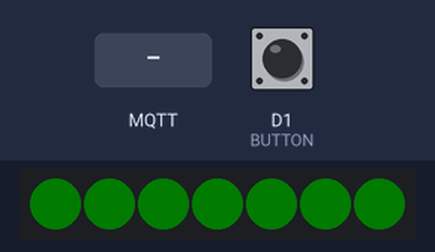
The sketch below on a simulated ESP8266 (NodeMCU). On the bench: 7 RGB LEDs in strip order, left to right. The inputs (shaded band) are chosen by the test bench; at power-on: D1 (BUTTON) HIGH. Dim RGB values are drawn brighter than linear; WiFi joins after 1.5 s; servers stay silent unless stated; no MQTT or app messages arrive unless stated; what the sketch prints to the serial monitor is not drawn.

Above: at 1.6 s.
3.0 s: MQTT message "1" arrives on the first subscribed topic
At 3.4 s:
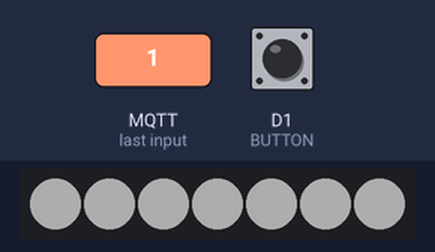
At 4.2 s:
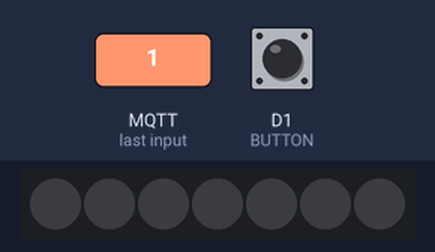
5.0 s: MQTT message "1" arrives on the second subscribed topic
At 5.15 s:
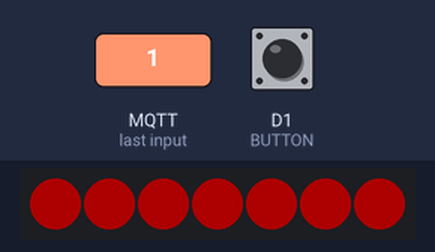
Timing chart, 0 to 8.0 s (numbered marks = the images above; inputs shaded):
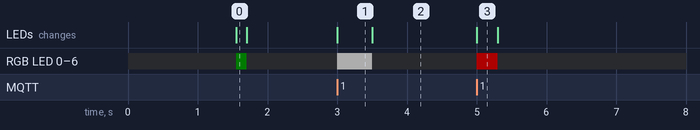

The sketch:

button_esp.ino
```cpp
#include <ESP8266WiFi.h>
#include <PubSubClient.h>
#include <Adafruit_NeoPixel.h>
#include <ArduinoJson.h>

// ====== CONFIG ======
const char* WIFI_SSID = "The-Mona";
const char* WIFI_PASS = "mona1234";
const char* MQTT_HOST = "192.168.69.69";
const uint16_t MQTT_PORT = 1883;

#define PIN D4
#define NUMPIXELS 7
#define BUTTON D1                // knop naar GND, intern pull-up
#define HEARTBEAT_MS 15000
#define DEBOUNCE_MS 80

// ====== GLOBALS ======
WiFiClient espClient;
PubSubClient mqtt(espClient);
Adafruit_NeoPixel pixels(NUMPIXELS, PIN, NEO_GRB + NEO_KHZ800);

char deviceId[16];               // bijv "btn1" of chipid
char tp_status[64];
char tp_hb[64];
char tp_events[64];
char tp_cmd_rgb[64];
char tp_cmd_flash[64];
char tp_cmd_rgb_all[64];

unsigned long lastHeartbeat = 0;
unsigned long lastButtonChange = 0;
bool lastButtonState = HIGH;     // pull-up: HIGH = niet ingedrukt
int brightness = 255;

// ====== HELPERS ======
String colorToHex(uint8_t r, uint8_t g, uint8_t b) {
  char buf[8];
  snprintf(buf, sizeof(buf), "#%02X%02X%02X", r, g, b);
  return String(buf);
}

void neopixelSetAll(uint8_t r, uint8_t g, uint8_t b, int bright=-1) {
  if (bright >= 0) { brightness = constrain(bright, 0, 255); pixels.setBrightness(brightness); }
  for (int i=0;i<NUMPIXELS;i++) pixels.setPixelColor(i, pixels.Color(r,g,b));
  pixels.show();
}

void neopixelClear() {
  pixels.clear(); pixels.show();
}

// ====== MQTT PUBLISHES ======
void pub_json(const char* topic, const JsonDocument& doc, bool retain=false, int qos=1) {
  char buf[256];
  size_t n = serializeJson(doc, buf, sizeof(buf));
  mqtt.publish(topic, buf, retain);
}

void publish_status(bool online) {
  StaticJsonDocument<256> doc;
  doc["online"] = online;
  doc["fw"] = "1.0.0";
  JsonArray caps = doc.createNestedArray("capabilities");
  caps.add("rgb");
  caps.add("press");
  doc["mac"] = WiFi.macAddress();
  pub_json(tp_status, doc, /*retain=*/true);
}

void publish_heartbeat() {
  StaticJsonDocument<64> doc;
  doc["ts"] = (long) (millis()/1000);
  pub_json(tp_hb, doc, false, 0);
}

void publish_press_event() {
  StaticJsonDocument<128> doc;
  doc["type"] = "press";
  doc["ts"] = (long) (millis()/1000);
  pub_json(tp_events, doc, false, 1);
}

// ====== MQTT CALLBACK ======
void handle_cmd_rgb(const JsonDocument& doc) {
  const char* hex = doc["color"] | "#FFFFFF";
  String s(hex);
  // parse #RRGGBB
  uint8_t r=255,g=255,b=255;
  if (s.length()==7 && s[0]=='#') {
    r = strtoul(s.substring(1,3).c_str(), NULL, 16);
    g = strtoul(s.substring(3,5).c_str(), NULL, 16);
    b = strtoul(s.substring(5,7).c_str(), NULL, 16);
  }
  const char* mode = doc["mode"] | "solid";
  int duration = doc["duration_ms"] | 500;

  if (strcmp(mode,"solid")==0) {
    neopixelSetAll(r,g,b);
    if (duration>0) { delay(duration); neopixelClear(); }
  } else if (strcmp(mode,"pulse")==0) {
    // eenvoudige pulse: aan/uit 2x
    for (int i=0;i<2;i++){ neopixelSetAll(r,g,b); delay(duration/2); neopixelClear(); delay(duration/2); }
  } else {
    neopixelSetAll(r,g,b);
  }
}

void handle_cmd_flash(const JsonDocument& doc) {
  const char* hex = doc["color"] | "#FF0000";
  String s(hex);
  uint8_t r=255,g=0,b=0;
  if (s.length()==7 && s[0]=='#') {
    r = strtoul(s.substring(1,3).c_str(), NULL, 16);
    g = strtoul(s.substring(3,5).c_str(), NULL, 16);
    b = strtoul(s.substring(5,7).c_str(), NULL, 16);
  }
  int times = doc["times"] | 3;
  int period = doc["period_ms"] | 200;

  for (int i=0;i<times;i++){
    neopixelSetAll(r,g,b);
    delay(period/2);
    neopixelClear();
    delay(period/2);
  }
}

void mqtt_callback(char* topic, byte* payload, unsigned int len) {
  // broadcast all?
  bool isAll = (strcmp(topic, tp_cmd_rgb_all) == 0);

  // parse json
  StaticJsonDocument<256> doc;
  DeserializationError err = deserializeJson(doc, payload, len);
  if (err) { Serial.println(F("JSON parse error")); return; }

  // process
  if (strcmp(topic, tp_cmd_rgb) == 0 || isAll) {
    handle_cmd_rgb(doc);
  } else if (strcmp(topic, tp_cmd_flash) == 0) {
    handle_cmd_flash(doc);
  }
}

// ====== WIFI/MQTT CONNECT ======
void wifi_connect() {
  WiFi.mode(WIFI_STA);
  WiFi.begin(WIFI_SSID, WIFI_PASS);
  Serial.print(F("WiFi verbinden"));
  while (WiFi.status() != WL_CONNECTED) { delay(300); Serial.print("."); }
  Serial.print(F("\nWiFi OK, IP=")); Serial.println(WiFi.localIP());
}

void mqtt_connect() {
  // LWT: markeer offline op status retained
  StaticJsonDocument<64> lwt;
  lwt["online"] = false;
  char willPayload[64];
  serializeJson(lwt, willPayload, sizeof(willPayload));

  mqtt.setServer(MQTT_HOST, MQTT_PORT);
  mqtt.setCallback(mqtt_callback);
  while (!mqtt.connected()) {
    Serial.print(F("MQTT verbinden... "));
    // client id uniek maken
    char cid[24]; snprintf(cid, sizeof(cid), "btn-%s", deviceId);
    if (mqtt.connect(cid, nullptr, nullptr, tp_status, /*qos*/1, /*retain*/true, willPayload)) {
      Serial.println(F("OK"));
      mqtt.subscribe(tp_cmd_rgb, 1);
      mqtt.subscribe(tp_cmd_flash, 1);
      mqtt.subscribe(tp_cmd_rgb_all, 1);
      publish_status(true); // online=true retained
    } else {
      Serial.print(F("fail rc=")); Serial.println(mqtt.state());
      delay(2000);
    }
  }
}

// ====== SETUP/LOOP ======
void setup() {
  Serial.begin(115200);

  // device id opbouwen (gebruik chip id of ESP_NUMBER)
  uint32_t chip = ESP.getChipId();
  snprintf(deviceId, sizeof(deviceId), "btn%u", (unsigned)(chip & 0xFF)); // kort id; pas aan naar wens

  // topics maken
  snprintf(tp_status, sizeof(tp_status),   "the-mona/buttons/%s/status",    deviceId);
  snprintf(tp_hb, sizeof(tp_hb),           "the-mona/buttons/%s/heartbeat", deviceId);
  snprintf(tp_events, sizeof(tp_events),   "the-mona/buttons/%s/events",    deviceId);
  snprintf(tp_cmd_rgb, sizeof(tp_cmd_rgb), "the-mona/buttons/%s/cmd/rgb",   deviceId);
  snprintf(tp_cmd_flash,sizeof(tp_cmd_flash),"the-mona/buttons/%s/cmd/flash",deviceId);
  snprintf(tp_cmd_rgb_all,sizeof(tp_cmd_rgb_all),"the-mona/buttons/all/cmd/rgb");

  pixels.begin();
  pixels.clear();
  pixels.setBrightness(brightness);

  pinMode(BUTTON, INPUT_PULLUP);

  wifi_connect();
  mqtt_connect();
  neopixelSetAll(0, 16, 0, 50); // klein groen tikje bij start
  delay(150);
  neopixelClear();
}

void loop() {
  if (!mqtt.connected()) mqtt_connect();
  mqtt.loop();

  // heartbeat
  unsigned long now = millis();
  if (now - lastHeartbeat >= HEARTBEAT_MS) {
    lastHeartbeat = now;
    publish_heartbeat();
  }

  // debounced button
  bool cur = digitalRead(BUTTON);
  if (cur != lastButtonState) {
    lastButtonChange = now;
    lastButtonState = cur;
  }
  if ((now - lastButtonChange) > DEBOUNCE_MS) {
    // LOW = pressed
    static bool prevPressed = false;
    bool pressed = (cur == LOW);
    if (pressed && !prevPressed) {
      publish_press_event();
    }
    prevPressed = pressed;
  }
}
```

Measured:
- after the input at 3.0 s, RGB LED 0–6: off → RGB(50, 50, 50) at once, → off 0.50 s later; the LEDs: change at once (image 1)
- after the input at 5.0 s, RGB LED 0–6: off → RGB(50, 0, 0) at once, → off 0.30 s later; the LEDs: change at once (image 3)
- what the display in image 1 shows lasts 0.5 s, from 3.0 s to 3.5 s
